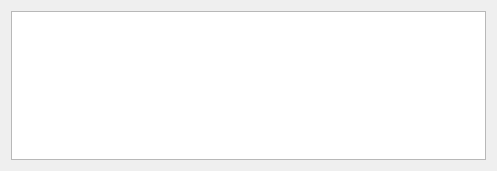
<?xml version="1.0" encoding="UTF-8"?>
<ui version="4.0">
 <class>service_details</class>
 <widget class="QWidget" name="service_details">
  <property name="geometry">
   <rect>
    <x>0</x>
    <y>0</y>
    <width>497</width>
    <height>171</height>
   </rect>
  </property>
  <property name="windowTitle">
   <string>Заголовок</string>
  </property>
  <property name="windowIcon">
   <iconset resource="src.qrc">
    <normaloff>:/icon/food.png</normaloff>:/icon/food.png</iconset>
  </property>
  <layout class="QVBoxLayout" name="verticalLayout">
   <item>
    <widget class="QTableView" name="details">
     <property name="enabled">
      <bool>true</bool>
     </property>
     <property name="editTriggers">
      <set>QAbstractItemView::NoEditTriggers</set>
     </property>
    </widget>
   </item>
  </layout>
 </widget>
 <resources>
  <include location="src.qrc"/>
 </resources>
 <connections/>
</ui>
